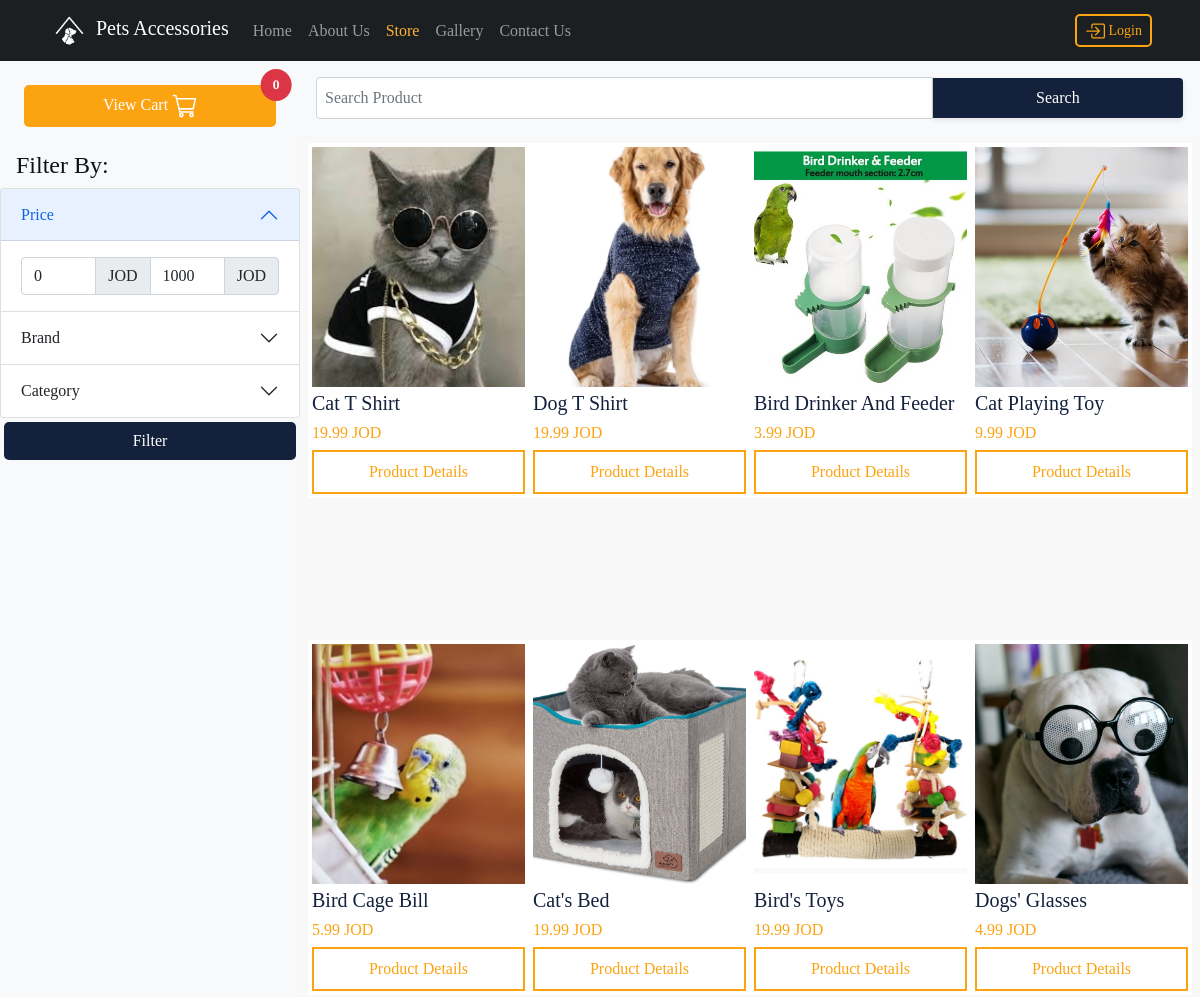
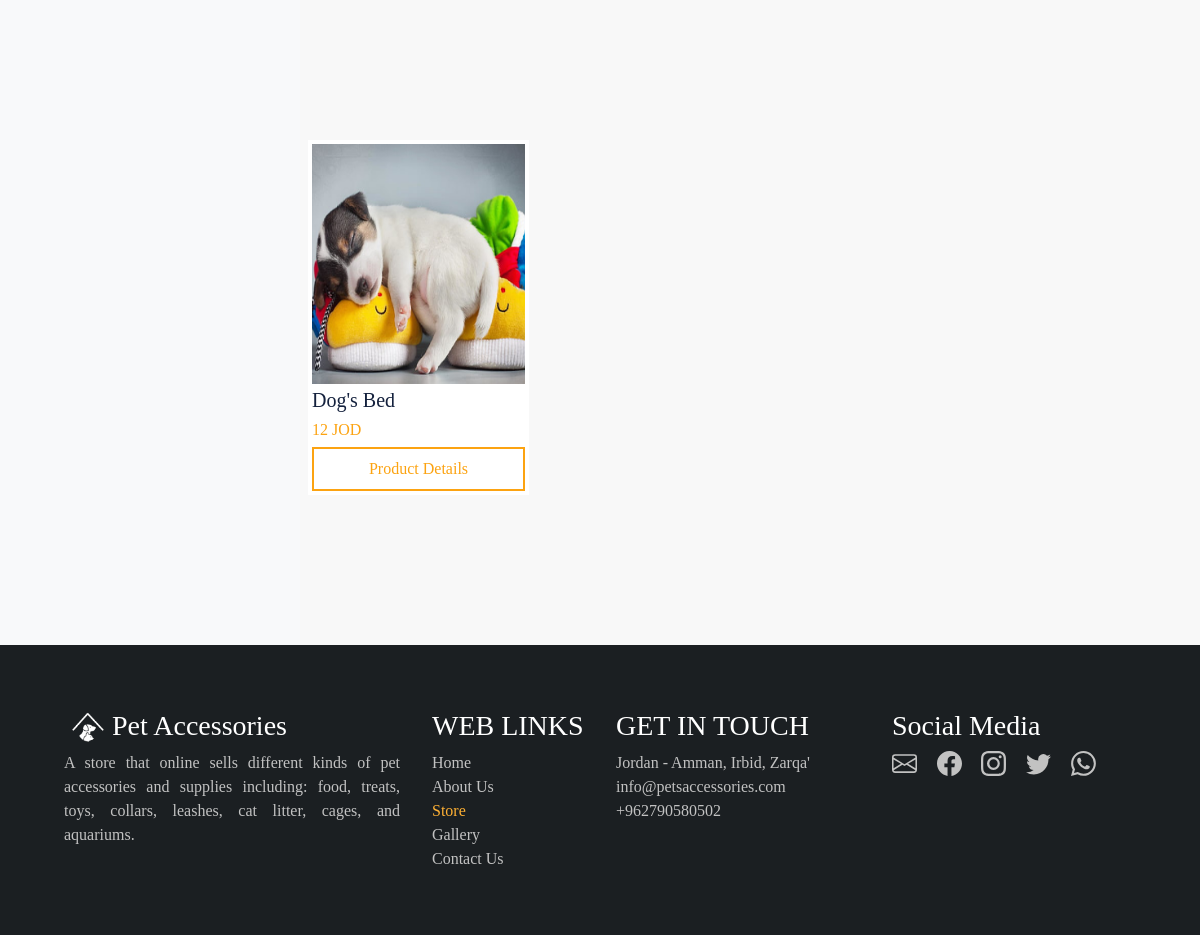
Page /petaccesories/store.php on the committed database (2 pictures, top to bottom).
### tables this page shows
CREATE TABLE IF NOT EXISTS `product` (
  `id` int(11) NOT NULL AUTO_INCREMENT,
  `brand_id` int(11) NOT NULL,
  `category_id` int(11) NOT NULL,
  `active` tinyint(1) NOT NULL DEFAULT '1',
  `sold` int(11) NOT NULL DEFAULT '0',
  `name` varchar(50) NOT NULL,
  `image` text NOT NULL,
  `description` text,
  `price` float NOT NULL,
  `quantity` int(11) NOT NULL,
  `created_at` timestamp NOT NULL DEFAULT CURRENT_TIMESTAMP,
  PRIMARY KEY (`id`),
  KEY `category_id` (`category_id`),
  KEY `brand_id` (`brand_id`)
);

### petaccesories/modules/DB.php (called while the page is built, shortened)
<?php
class DB
{
  protected static $servername;
  protected static $username;
  protected static $password;
  protected static $dbname;
  protected static function connect()
  {
    self::$servername = "localhost";
    self::$username = "root";
    self::$password = "";
    self::$dbname = "petaccessories";
    $conn = new mysqli(self::$servername, self::$username, self::$password, self::$dbname);
    return $conn;
  }
  protected static function getQueryResults($sql){
    $result = mysqli_query(self::connect(), $sql);
    return mysqli_fetch_all($result, MYSQLI_ASSOC);
  }
}

### petaccesories/modules/Product.php (called while the page is built, shortened)
<?php
class Product extends DB
{
  public static function viewAll()
  {
    return self::getQueryResults("SELECT * FROM product where active = 1 and quantity > 0 ORDER BY created_at DESC");
  }
}

### petaccesories/store.php (the view, shortened to what this page needs)
<?php
include('./templates/PHPScripts.php');
$products = Product::viewAll();
function getTotalItemsQuantity($items)
{
    $total = 0;
    foreach ($items as $item) {
        $total += $item['quantity'];
    }
    return $total;
}
if (!isset($min) || !isset($min)) {
    $min = 0;
    $max = 1000;
}
?>
<!DOCTYPE html>
<html lang="en" dir="auto">
<?php include('./templates/head.php') ?>
<body>
    <?php include('./templates/nav.php') ?>
    <div class="row g-0">
        <section class="col-md-3 bg-light border-0">
            <div class="card p-4 bg-light border-0">
                <a type="button" href="cart.php" class="myFilledCustomBtn text-center w-100 position-relative" style="padding: 8px !important;">
                    <span>View Cart</span>
                    <svg class="i-cart" viewBox="0 0 32 32" width="25" height="25" fill="none" stroke="currentcolor" stroke-linecap="round" stroke-linejoin="round" stroke-width="2">
                        <path d="M6 6 L30 6 27 19 9 19 M27 23 L10 23 5 2 2 2"></path>
                        <circle cx="25" cy="27" r="2"></circle>
                        <circle cx="12" cy="27" r="2"></circle>
                    </svg>
                    <span class="position-absolute top-0 start-100 translate-middle badge rounded-circle bg-danger" style="padding: 10px 12px 10px 12px;"><strong id="cartTotalItems"><?= getTotalItemsQuantity($_SESSION['cart']) ?></strong></span>
                </a>
            </div>
            <form method="GET" action="<?php echo $_SERVER['PHP_SELF']; ?>">
                <h4 class="ps-3">Filter By:</h4>
                <div class="accordion" id="accordionPanelsStayOpenExample">
                    <div class="accordion-item">
                        <h2 class="accordion-header" id="panelsStayOpen-headingOne">
                            <button class="accordion-button" type="button" data-bs-toggle="collapse" data-bs-target="#panelsStayOpen-collapseOne" aria-expanded="true" aria-controls="panelsStayOpen-collapseOne">
                                Price
                            </button>
                        </h2>
                        <div id="panelsStayOpen-collapseOne" class="accordion-collapse collapse show" aria-labelledby="panelsStayOpen-headingOne">
                            <div class="accordion-body">
                                <div class="input-group">
                                    <input type="number" class="form-control" placeholder="From" name="min" value="<?= $min ?>" step="1" required>
                                    <span class="input-group-text" id="inputGroup-sizing-default">JOD</span>
                                    <input type="number" class="form-control" placeholder="To" name="max" value="<?= $max ?>" step="1" required>
                                    <span class="input-group-text " id="inputGroup-sizing-default">JOD</span>
                                </div>
                            </div>
                        </div>
                    </div>
                    <div class="accordion-item">
                        <h2 class="accordion-header" id="panelsStayOpen-headingTwo">
                            <button class="accordion-button collapsed" type="button" data-bs-toggle="collapse" data-bs-target="#panelsStayOpen-collapseTwo" aria-expanded="false" aria-controls="panelsStayOpen-collapseTwo">
                                Brand
                            </button>
                        </h2>
                    </div>
                    <div class="accordion-item">
                        <h2 class="accordion-header" id="panelsStayOpen-headingThree">
                            <button class="accordion-button collapsed" type="button" data-bs-toggle="collapse" data-bs-target="#panelsStayOpen-collapseThree" aria-expanded="false" aria-controls="panelsStayOpen-collapseThree">
                                Category
                            </button>
                        </h2>
                    </div>
                </div>
                <div class="p-1">
                    <input type="submit" class="btn myFilledCustomBtn2 col-12" name="filter" value="Filter">
                </div>
            </form>
        </section>
        <section id="productsSection" class="min-vh-100 col-md-9 justify-content-center align-items-start">
            <form class="col-md-9 input-group align-self-start p-3 bg-light border-0" action="<?php echo $_SERVER['PHP_SELF']; ?>" method="GET">
                <input type="search" name="searchValue" class="form-control p-2" style="width:50%;" <?php if (isset($_GET['search'])) echo "value={$_GET['searchValue']}" ?> placeholder="Search Product">
                <input type="submit" name="search" class="form-control btn myFilledCustomBtn2 shadow-sm" style="width: fit-content;" value="Search">
            </form>
            <div class="row g-0 align-items-start p-2 overflow-auto" style="height: 100vh">
                <?php foreach ($products as $product) : ?>
                    <div class="col-12 col-md-3 bg-white overflow-hidden p-1">
                        <img src="<?= $product['image'] ?>" class="categories mb-1 w-100" style="height: 15rem;">
                        <h5 class="text-truncate"><?= $product['name'] ?></h5>
                        <h6 class="price"><?= $product['price'] ?> JOD</h6>
                        <button class="btn myCustomBtn rounded-0 w-100 p-2" data-bs-toggle="modal" data-bs-target="#product<?= $product['id'] ?>">Product Details</button>
                    </div>
                <?php endforeach ?>
            </div>
        </section>
    </div>
    <?php include('./templates/footer.php') ?>
</body>
</html>

### rows in the picture
product: image (picture), name "Cat T Shirt", price "19.99"
product: image (picture), name "Dog T Shirt", price "19.99"
product: image (picture), name "Bird Drinker And Feeder", price "3.99"
product: image (picture), name "Cat Playing Toy", price "9.99"
product: image (picture), name "Bird Cage Bill", price "5.99"
product: image (picture), name "Cat's Bed", price "19.99"
product: image (picture), name "Bird's Toys", price "19.99"
product: image (picture), name "Dogs' Glasses", price "4.99"
product: image (picture), name "Dog's Bed", price "12"

### other values in the picture
getTotalItemsQuantity($_SESSION['cart']) "0"
